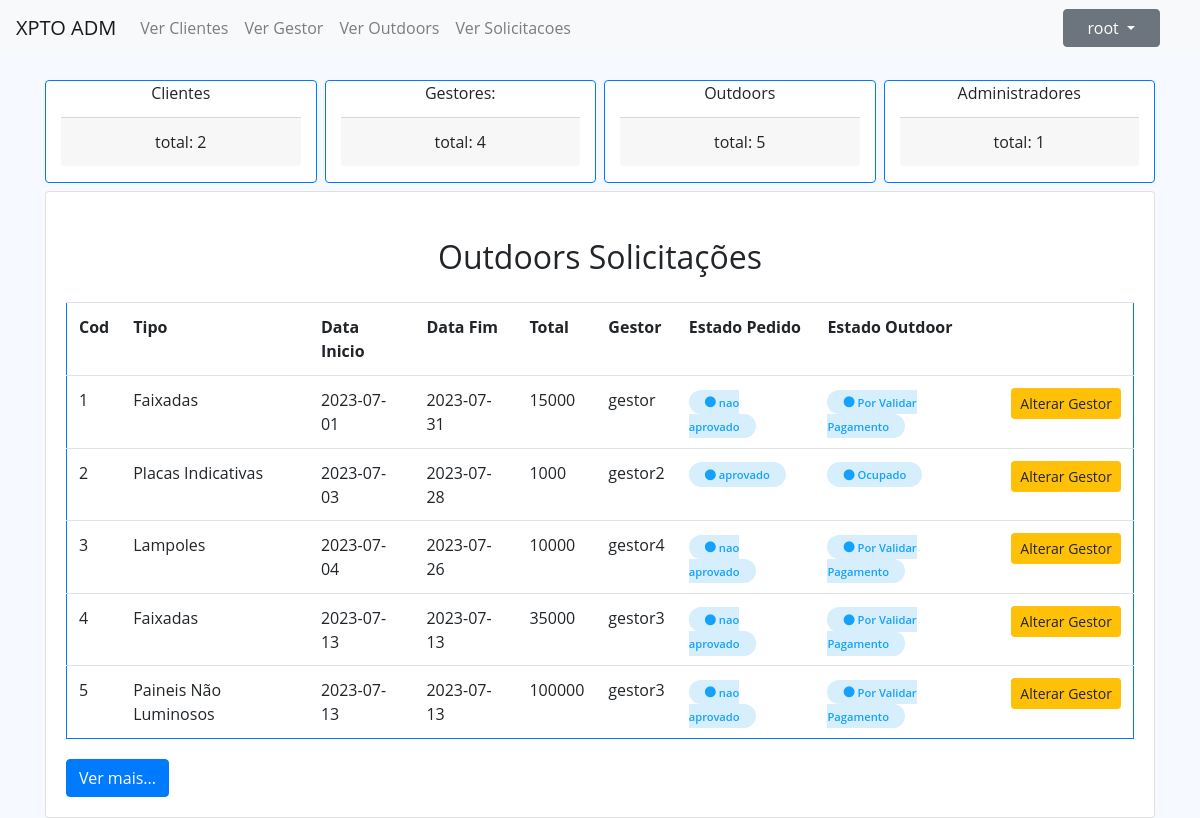
The page /index.php?op=Administrador&&request=verSolicitacoes (signed in) on the database as committed earlier.
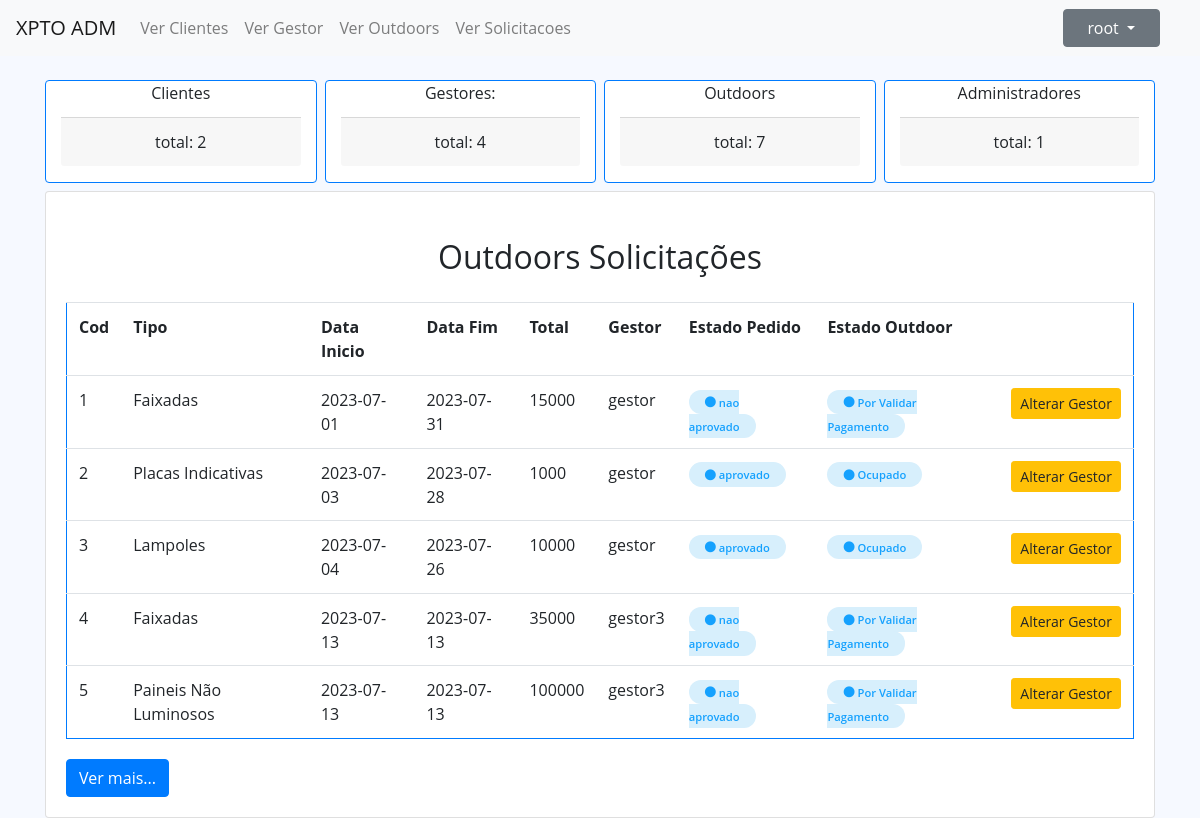
The same page on the database as committed later.
### tables this page shows
CREATE TABLE `pedidos` (
  `id` int(11) NOT NULL,
  `idGestor` int(11) NOT NULL,
  `idCliente` int(11) NOT NULL,
  `imagem` varchar(100) DEFAULT NULL,
  `dataInicio` date NOT NULL,
  `dataFim` date NOT NULL,
  `total` double NOT NULL,
  `idOutdoor` int(11) NOT NULL,
  `eliminado` varchar(10) NOT NULL DEFAULT 'nao',
  `estado` varchar(50) NOT NULL DEFAULT 'nao aprovado',
  `recibo` varchar(100) DEFAULT NULL
);

CREATE TABLE `usuario` (
  `id` int(11) NOT NULL,
  `username` varchar(50) NOT NULL,
  `senha` varchar(50) NOT NULL,
  `tipo` varchar(50) NOT NULL,
  `eliminado` varchar(10) NOT NULL DEFAULT 'nao'
);

CREATE TABLE `outdoor` (
  `id` int(11) NOT NULL,
  `tipo` varchar(50) NOT NULL,
  `preco` float NOT NULL,
  `idComuna` int(11) NOT NULL,
  `estado` varchar(50) NOT NULL DEFAULT 'Disponivel',
  `eliminado` varchar(10) NOT NULL DEFAULT 'nao',
  `idUsuario` int(11) NOT NULL
);

### views/tabelas/outdoorsSolicitacoes.php (the view, shortened to what the changed rows need)
<div class="card">
    <div class="card-body">
        <div class="card-title text-center m-3">
            <h2>Outdoors Solicitações</h2>
        </div>
        <table id="listarDados" class="table border border-primary">
            <tr>
                <th scope="col">Cod</th>
                <th scope="col">Tipo</th>
                <th scope="col">Data Inicio</th>
                <th scope="col">Data Fim</th>
                <th scope="col">Total</th>
                <th scope="col">Gestor</th>
                <th scope="col">Estado Pedido</th>
                <th scope="col">Estado Outdoor</th>
                <th scope="col"></th>
            </tr>
            <?php
            foreach ($outdoors as $cada) {
                ?>
                <tr>
                    <td><?php echo $cada->getId(); ?></td>
                    <td><?php echo $cada->getIdOutdoor() ?></td>
                    <td><?php echo $cada->getDatainicio(); ?></td>
                    <td><?php echo $cada->getDataFim(); ?></td>
                    <td><?php echo $cada->getTotalPagar(); ?></td>
                    <td><?php echo $cada->getIdGestor(); ?></td>
                    <td><span class="status ativo"><i class="fas fa-circle"></i> <?php echo $cada->getEstadoPedido(); ?></span></td>
                    <td><span class="status ativo"><i class="fas fa-circle"></i> <?php echo $cada->getEstadoOutdoor(); ?></span></td>
                    <td>
                        <button class="btn btn-warning btn-sm" id="alterarGestor">Alterar Gestor</button>
                    </td>
                </tr>
                <tr>
                <?php } ?>
        </table>
        <button type="button" class="btn btn-primary mt-1" id="nextButton">Ver mais...</button>
    </div>
</div>

### views/administrador/administradorViewOutdoorsPedidos.php (shortened to what the changed rows need)
<?php
include 'header.php';
if (isset($_SESSION['Usuario']))
    $usuario = unserialize($_SESSION['Usuario']);
?>
</head>
<body>
    <?php
    if (isset($_SESSION['loggedin']) && $_SESSION['loggedin'] === true && $usuario->getTipo() == "Administrador") {
        $admController = new AdministradorController();
        ?>
        <nav class="navbar navbar-expand-lg navbar-light bg-light ">
            <a class="navbar-brand" href="index.php?op=<?php echo $usuario->getTipo(); ?>">XPTO ADM</a>
            <div class="collapse navbar-collapse" id="navbarSupportedContent">
                <ul class="navbar-nav mr-auto" id="menu">
                    <li class="nav-item">
                        <a class="nav-link" href="index.php?op=Administrador">Ver Clientes</a>
                    </li>
                    <li class="nav-item" >
                        <a class="nav-link" href="index.php?op=Administrador&&request=verGestores">Ver Gestor</a>
                    </li>
                    <li class="nav-item" >
                        <a class="nav-link" href="index.php?op=Administrador&&request=verOutdoors&&estado=all">Ver Outdoors</a>
                    </li>
                    <li class="nav-item" >
                        <a class="nav-link" href="index.php?op=Administrador&&request=verSolicitacoes">Ver Solicitacoes</a>
                    </li>
                </ul>
            </div>
            <nav class="header-nav ms-auto">
                <ul class="d-flex align-items-center navbar-nav me-auto mb-2 mb-lg-0">
                    <li class="nav-item px-4 ">
                        <div class="dropdown">
                            <button class="btn btn-secondary dropdown-toggle px-4" type="button" id="dropdownMenuButton" data-toggle="dropdown" aria-haspopup="true" aria-expanded="false">
                                <?php if (isset($_SESSION['Usuario'])) echo $usuario->getUsername(); ?>
                            </button>
                        </div>
                    </li>
                </ul>
            </nav>
        </nav>
        <main>
            <div class="container align-items-center justify-content-between">
                <div class="container text-center mb-2 mt-4">
                    <div class="row">
                        <div class="col border border-primary card">
                            <div class="card-title">Clientes</div>
                            <p class="card-footer"> total:
                                <?php echo $admController->verTotalClientes(); ?>
                            </p>
                        </div>
                        <div class="col border border-primary ml-2 card">
                            <div class="card-title">Gestores:
                            </div>
                            <p class="card-footer"> total:
                                <?php echo $admController->verTotalGestores(); ?>
                            </p>
                        </div>
                        <div class="col border border-primary ml-2 card">
                            <div class="card-title">Outdoors</div>
                            <p class="card-footer"> total:
                                <?php echo $admController->verTotalOutdoors(); ?>
                            </p>
                        </div>
                        <div class="col border border-primary ml-2 card">
                            <div class="card-title">Administradores</div>
                            <p class="card-footer"> total:
                                <?php echo $admController->verTotalAdministradores(); ?>
                            </p>
                        </div>
                    </div>
                </div>
                <?php $admController->verOutdoorsPedidos(); ?>
            </div>
        </main>
        <?php
        include 'footer.php';
    } else {
        include 'footer.php';
        echo '!!!!Pagina não encontrada';
    }
    ?>

Rows that differ between the two databases and show on the page:
changed pedidos "Placas Indicativas": idGestor.username "gestor2" → "gestor"
changed pedidos "Lampoles": idGestor.username "gestor4" → "gestor"; estado "nao aprovado" → "aprovado"; idOutdoor.estado "Por Validar Pagamento" → "Ocupado"
Other text that changed with them:
$admController->verTotalOutdoors(): "5" → "7"
